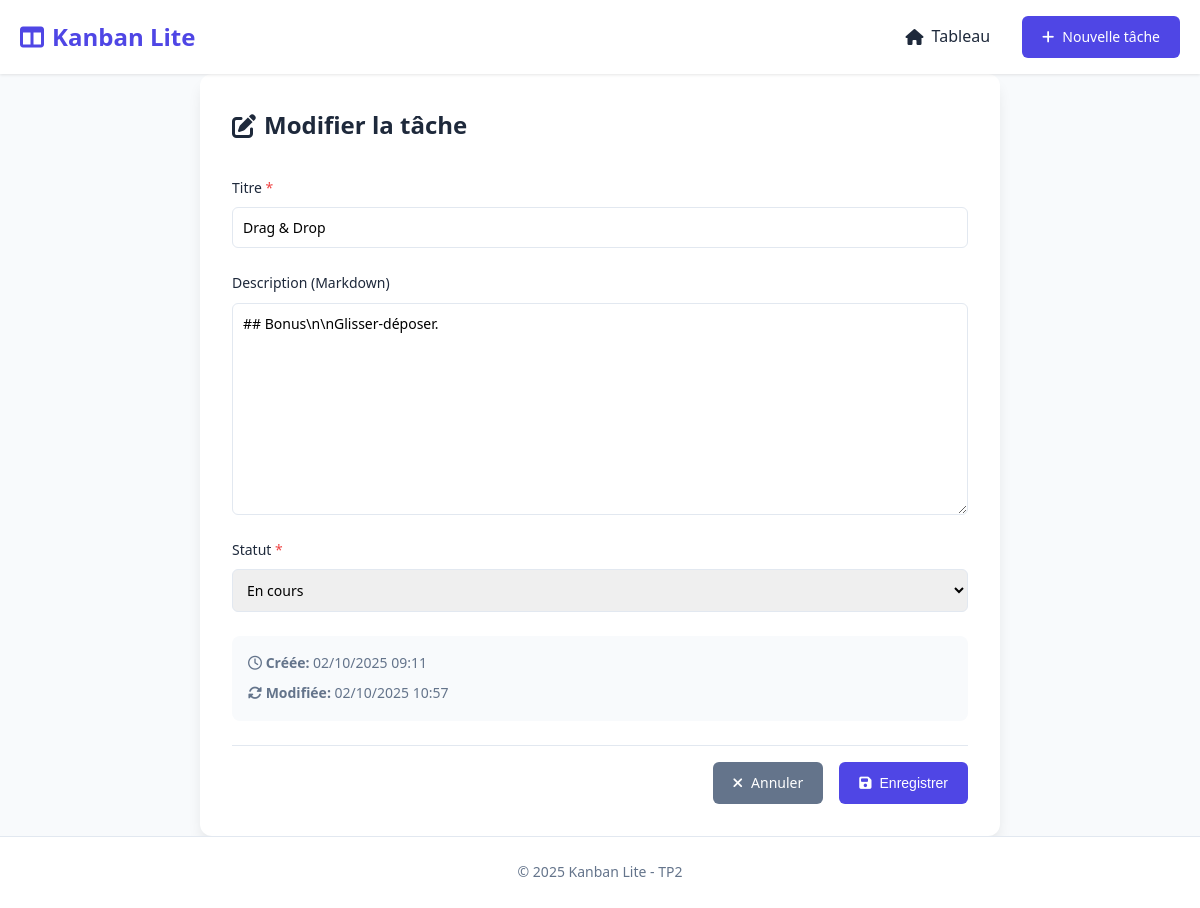
Page /index.php?route=edit&id=4 on the committed database.
### tables this page shows
CREATE TABLE tasks (
    id INTEGER PRIMARY KEY AUTOINCREMENT,
    title TEXT NOT NULL,
    description TEXT,
    status TEXT NOT NULL DEFAULT 'todo',
    created_at TEXT NOT NULL,
    updated_at TEXT NOT NULL
);

### controllers/TaskController.php (called while the page is built, shortened)
<?php
require_once __DIR__ . '/../models/TaskModel.php';
function editTask() {
    $id = $_GET['id'] ?? null;
    if (!$id || !($task = getTaskById($id))) {
        header('Location: index.php?route=list');
        exit;
    }
    require __DIR__ . '/../views/tasks/edit.php';
}

### models/TaskModel.php (called while the page is built, shortened)
<?php
function getDatabase() {
    try {
        $db = new PDO('sqlite:' . __DIR__ . '/../database.sqlite');
        $db->setAttribute(PDO::ATTR_ERRMODE, PDO::ERRMODE_EXCEPTION);
        return $db;
    } catch (PDOException $e) {
        die('Erreur: ' . $e->getMessage());
    }
}
function getTaskById($id) {
    $db = getDatabase();
    $stmt = $db->prepare('SELECT * FROM tasks WHERE id = :id');
    $stmt->execute(['id' => $id]);
    return $stmt->fetch(PDO::FETCH_ASSOC);
}

### views/tasks/edit.php (the view, shortened to what this page needs)
<div class="form-container">
    <div class="form-header"><h2><i class="fas fa-edit"></i> Modifier la tâche</h2></div>
    <form action="index.php?route=update" method="POST" class="task-form">
        <div class="form-group">
            <label for="title">Titre <span class="required">*</span></label>
            <input type="text" id="title" name="title" required maxlength="255" value="<?= htmlspecialchars($task['title']) ?>">
        </div>
        <div class="form-group">
            <label for="description">Description (Markdown)</label>
            <textarea id="description" name="description" rows="10"><?= htmlspecialchars($task['description']) ?></textarea>
        </div>
        <div class="form-group">
            <label for="status">Statut <span class="required">*</span></label>
            <select id="status" name="status" required>
                <option value="in_progress" <?= ($task['status'] === 'in_progress') ? 'selected' : '' ?>>En cours</option>
            </select>
        </div>
        <div class="form-info">
            <p><i class="far fa-clock"></i> <strong>Créée:</strong> <?= date('d/m/Y H:i', strtotime($task['created_at'])) ?></p>
            <p><i class="fas fa-sync-alt"></i> <strong>Modifiée:</strong> <?= date('d/m/Y H:i', strtotime($task['updated_at'])) ?></p>
        </div>
        <div class="form-actions">
            <a href="index.php?route=list" class="btn btn-secondary"><i class="fas fa-times"></i> Annuler</a>
            <button type="submit" class="btn btn-primary"><i class="fas fa-save"></i> Enregistrer</button>
        </div>
    </form>
</div>
<?php $content = ob_get_clean(); require __DIR__ . '/../layout.php'; ?>

### public/css/style.css (style rules this page uses)
* { margin:0;padding:0;box-sizing:border-box }
:root { --primary:#4f46e5;--secondary:#64748b;--success:#10b981;--danger:#ef4444;--bg:#f8fafc;--card:#fff;--text:#1e293b;--border:#e2e8f0;--shadow:0 1px 3px rgba(0,0,0,.1) }
body { font-family:system-ui,sans-serif;background:var(--bg);color:var(--text);line-height:1.6;min-height:100vh;display:flex;flex-direction:column }
.btn { padding:.625rem 1.25rem;border-radius:.375rem;border:none;cursor:pointer;font-size:.875rem;font-weight:500;text-decoration:none;display:inline-flex;align-items:center;gap:.5rem;transition:.2s }
.btn-primary { background:var(--primary);color:#fff }
.btn-secondary { background:var(--secondary);color:#fff }
.form-container { max-width:800px;margin:0 auto;background:var(--card);padding:2rem;border-radius:.75rem;box-shadow:0 10px 15px -3px rgba(0,0,0,.1) }
.form-header { margin-bottom:2rem }
.form-header h2 { font-size:1.5rem;display:flex;align-items:center;gap:.5rem }
.task-form { display:flex;flex-direction:column;gap:1.5rem }
.form-group { display:flex;flex-direction:column;gap:.5rem }
.form-group label { font-weight:500;font-size:.875rem }
.required { color:var(--danger) }
.form-group input,.form-group select,.form-group textarea { padding:.625rem;border:1px solid var(--border);border-radius:.375rem;font-size:.875rem;transition:.2s;font-family:inherit }
.form-group textarea { resize:vertical;min-height:120px }
.form-info { background:var(--bg);padding:1rem;border-radius:.5rem;display:flex;flex-direction:column;gap:.5rem }
.form-info p { font-size:.875rem;color:var(--secondary) }
.form-actions { display:flex;gap:1rem;justify-content:flex-end;padding-top:1rem;border-top:1px solid var(--border) }

### rows in the picture
tasks: title "Drag & Drop", description "## Bonus\\n\\nGlisser-déposer.", status "En cours", created_at "02/10/2025 09:11", updated_at "02/10/2025 10:57"
